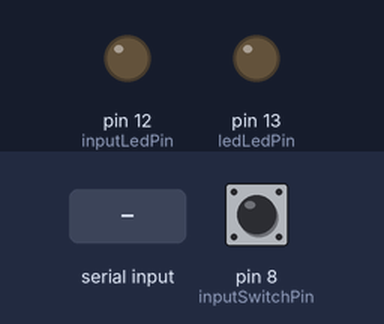
Bench run of a sketch on a simulated Arduino Uno, built with avr-gcc and run on an emulated ATmega328P. Shown: output pins drawn as LEDs (lit = HIGH). Inputs (shaded band) come from the test bench; at power-on: pin 8 (inputSwitchPin) LOW. What the sketch prints to the serial monitor is not drawn.

Above: at 1.2 s.
1.3 s: pin 8 (inputSwitchPin) pulled HIGH for 0.15 s
At 1.37 s:
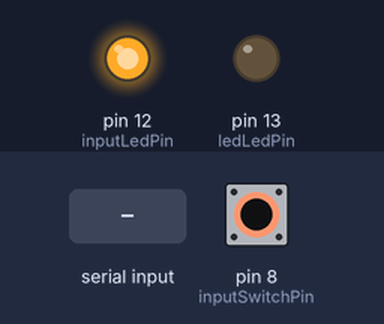
2.9 s: "H" received over Serial
At 3.5 s:
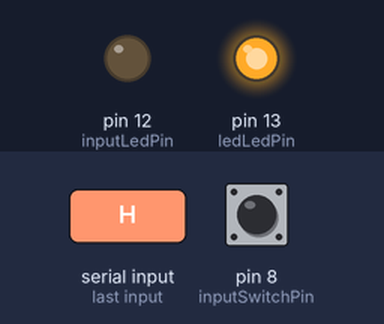
4.4 s: pin 8 (inputSwitchPin) pulled HIGH for 1 s
At 4.7 s:
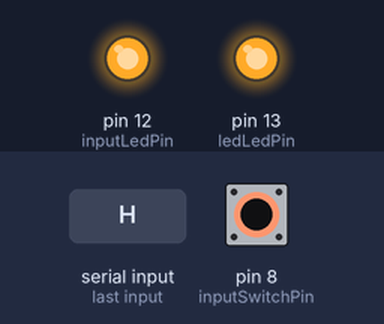
6.9 s: pin 8 (inputSwitchPin) pulled HIGH for 3.2 s
At 11.3 s:
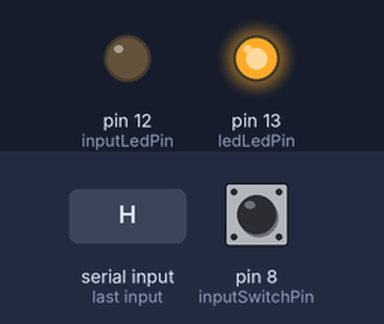
11.6 s: "L" received over Serial
At 12.5 s:
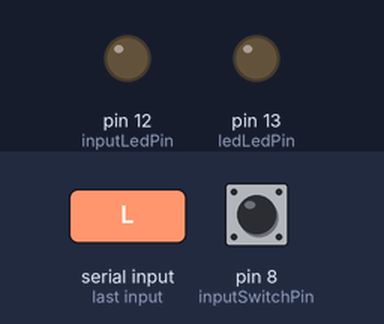
Timing chart, 0 to 14.1 s (numbered marks = the images above; inputs shaded):
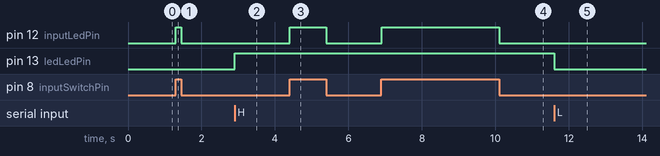

The sketch:

Arduino.ino
```cpp
/**
 * this Arduino sketch unites the sketches for
 *  - inputExample
 *  - outputExample
 * so we don't have to switch between different sketches during presentation
 *
 * analogueInputExample is still a different sketch (another arduino?)
 *
 * digital pin 13 has a led, controlled by reading 'H' or 'L' on serial
 *     there is a 47k resistor in series with the led
 * digital pin 12 has a led, controlled by the switch on digital pin 8
 * digital pin  8 has a switch to +5v , this sends 'H' or 'L' via serial
 *     there is a 10k pull down resistor from pin 8 to GND
 * analogue pin 2 has a pot, this sends a int via serial
 *
 */

//use pin 13 for led ( or use board led)
const int ledLedPin =  13;

//use pin 12 for led
const int inputLedPin =  12;

//use digital pin 8 as input
const int inputSwitchPin = 8;

//use analogue pin 2 as input
//const int analogInputPin = 2;

// variable for reading the switch status
int switchState = 0;

// variable for reading the incoming serial data
int ledIncomingByte;

// variable for reading the pot status
//int analogueVal = 0;

/*
* run only once
*/
void setup()
{
    // initialize the LED pins as an output:
    pinMode(ledLedPin, OUTPUT);
    pinMode(inputLedPin, OUTPUT);

    // initialize the switch an pot pins as an input:
    pinMode(inputSwitchPin, INPUT);

    //set pin 13 to low, led off
 	digitalWrite(ledLedPin, LOW);

 	//set pin 12 to low, led off
 	digitalWrite(inputLedPin, LOW);

    //begin serial communication
    Serial.begin(9600);
}

/*
* main loop
*/
void loop()
{
    // read the state of the pushswitch value:
    switchState = digitalRead(inputSwitchPin);

    // read the analogueValue from the sensor
	// and print to serial
    //analogueVal = analogRead(analogInputPin);
    //Serial.println(analogueVal);
    // turn LED on:
    //digitalWrite(ledLedPin, HIGH);
    //delay(analogueVal);

    // turn LED off:
    //digitalWrite(ledLedPin, LOW);
    //delay(analogueVal);

    // check if the pushswitch is pressed.
    // if it is, the switchState is HIGH
    if (switchState == HIGH) {
        // turn LED on:
        digitalWrite(inputLedPin, HIGH);

        //print 'H' to serial communication
        Serial.println("H");
        Serial.flush();
    } else {
        // turn LED off:
        digitalWrite(inputLedPin, LOW);

        //pint 'L' to serial communication
        Serial.println("L");
        Serial.flush();
    }

    // see if there's incoming serial data:
	if (Serial.available() > 0) {

	    // read the oldest byte in the serial buffer:
		ledIncomingByte = Serial.read();

        if (ledIncomingByte == 'H') {
        	// if it's a capital H (ASCII 72), turn on the LED:
            digitalWrite(ledLedPin, HIGH);
        }

        if (ledIncomingByte == 'L') {
        	// if it's an L (ASCII 76) turn off the LED:
			digitalWrite(ledLedPin, LOW);
        }
	}
}
```

Measured:
- after the input at 1.3 s, pin 12 (inputLedPin): LOW → HIGH at once, → LOW 0.15 s later
- after the input at 2.9 s, pin 13 (ledLedPin): LOW → HIGH at once
- after the input at 4.4 s, pin 12 (inputLedPin): LOW → HIGH at once, → LOW 1.0 s later
- after the input at 6.9 s, pin 12 (inputLedPin): LOW → HIGH at once, → LOW 3.2 s later
- after the input at 11.6 s, pin 13 (ledLedPin): HIGH → LOW at once
